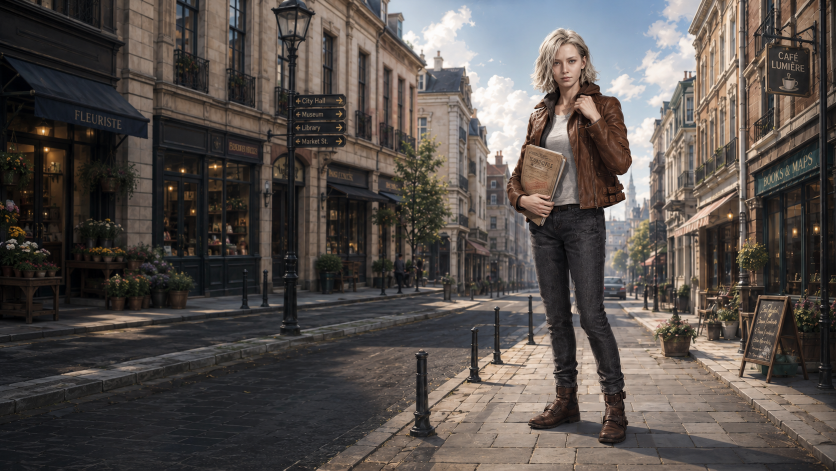
#> input picture mods/GraceAshcroft/Images/GraceAshcroft_Board.png, 1672 x 941 px (shown at 1/2 size)
$ python -i civ6_texture.py   (imports and definitions only)
#> lines starting #> are read from the running program, lines starting #| are printed output that depends on the picture
#> further down, picture is the input picture: PIL image 1672x941 RGB; mean R, G, B 86.2, 79.6, 75.7
"""Small, reusable Civ VI texture helpers.

This module intentionally contains no mod-specific names or paths. Individual
mod build scripts decide which assets exist and how packages are organized.
"""

from __future__ import annotations

import errno
import os
import struct
import time
import uuid
from pathlib import Path
from typing import Union

from PIL import Image

ImageSource = Union[Image.Image, Path, str]

DDSD_CAPS = 0x00000001
DDSD_HEIGHT = 0x00000002
DDSD_WIDTH = 0x00000004
DDSD_PITCH = 0x00000008
DDSD_PIXELFORMAT = 0x00001000
DDPF_ALPHAPIXELS = 0x00000001
DDPF_RGB = 0x00000040
DDSCAPS_TEXTURE = 0x00001000


# [4 lines left out: function _as_rgba_image, not called in this run]


def _temporary_sibling(target: Path) -> Path:
    return target.with_name(f".{target.name}.{uuid.uuid4().hex}.tmp")


# [76 lines left out: functions _replace_with_retry, write_bytes_atomic, save_png_atomic, write_rgba_dds, not called in this run]


def alpha_bbox(image: Image.Image) -> tuple[int, int, int, int]:
    bbox = image.convert("RGBA").getchannel("A").getbbox()
    return bbox or (0, 0, image.width, image.height)


def crop_alpha_square(image: Image.Image, padding_ratio: float = 0.18) -> Image.Image:
    """Crop around non-transparent pixels while keeping a square canvas."""
#> called with padding_ratio = 0.18
    image = image.convert("RGBA")
    left, top, right, bottom = alpha_bbox(image)
#> in alpha_bbox, `bbox = image.convert("RGBA").getchannel("A").getbbox()`: bbox = (0, 0, 1672, 941)
#> left = 0; top = 0; right = 1672; bottom = 941
    width = right - left
#> width = 1672
    height = bottom - top
#> height = 941
    side = int(max(width, height) * (1 + padding_ratio))
#> side = 1972
    side = max(1, min(side, image.width, image.height))
#> side = 941
    center_x = (left + right) // 2
#> center_x = 836
    center_y = (top + bottom) // 2
#> center_y = 470
    crop_left = max(0, min(center_x - side // 2, image.width - side))
#> crop_left = 366
    crop_top = max(0, min(center_y - side // 2, image.height - side))
#> crop_top = 0
    return image.crop((crop_left, crop_top, crop_left + side, crop_top + side))
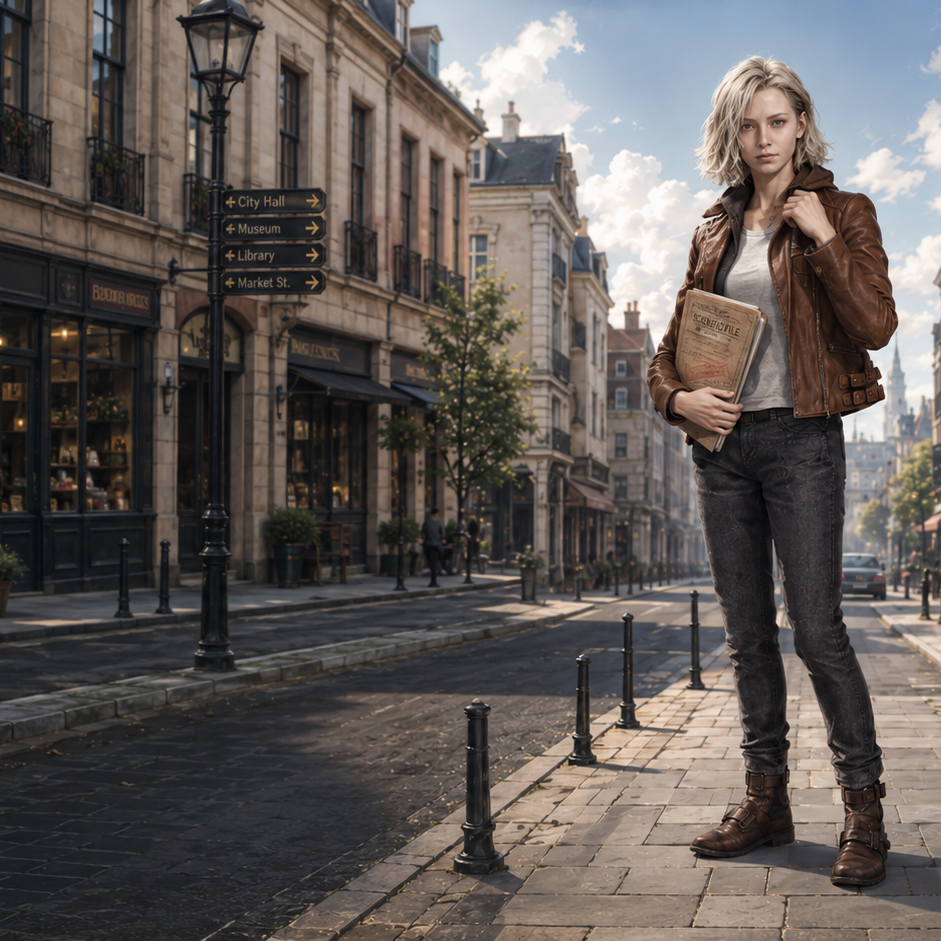
#> returned value: PIL image 941x941 RGBA; mean R, G, B, A 97.6, 91.2, 88.1, 255


# [72 lines left out: functions resize_icon, texture_instance_xml, not called in this run]

>>> from PIL import Image
>>> picture = Image.open('../../mods/GraceAshcroft/Images/GraceAshcroft_Board.png')
>>> result = crop_alpha_square(picture)

$ run again, on mods/GraceAshcroft/Images/GraceAshcroft_LoadingScene.png
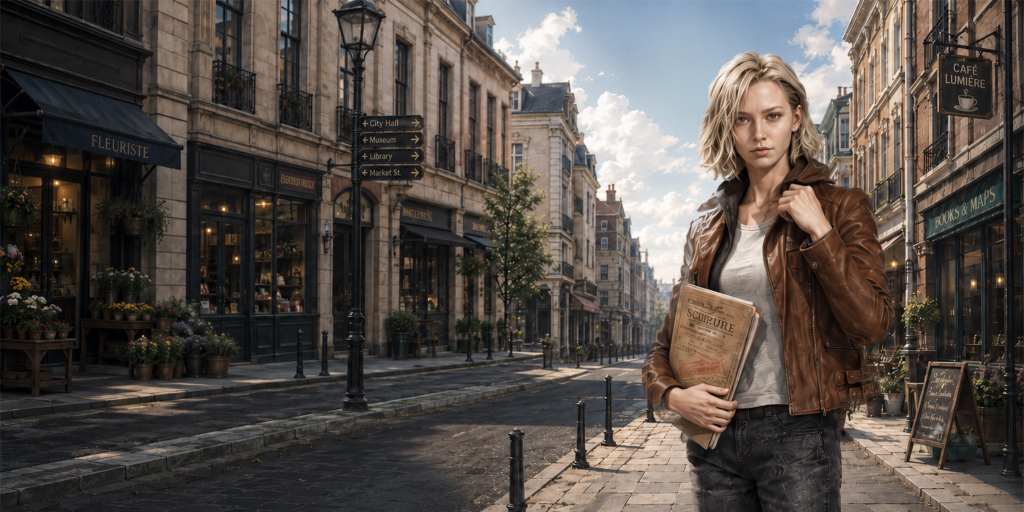
#> input picture mods/GraceAshcroft/Images/GraceAshcroft_LoadingScene.png, 2048 x 1024 px (shown at 1/2 size)
#> picture is the input picture: PIL image 2048x1024 RGBA; mean R, G, B, A 85.8, 78.3, 73.3, 255
#> bbox = (0, 0, 2048, 1024)
#> left = 0; right = 2048; bottom = 1024
#> width = 2048
#> height = 1024
#> in crop_alpha_square, `side = int(max(width, height) * (1 + padding_ratio))`: side = 2416
#> in crop_alpha_square, `side = max(1, min(side, image.width, image.height))`: side = 1024
#> center_y = 512
#> crop_top = 0
#> in crop_alpha_square, `return image.crop((crop_left, crop_top, crop_left + side, crop_top + s..`:
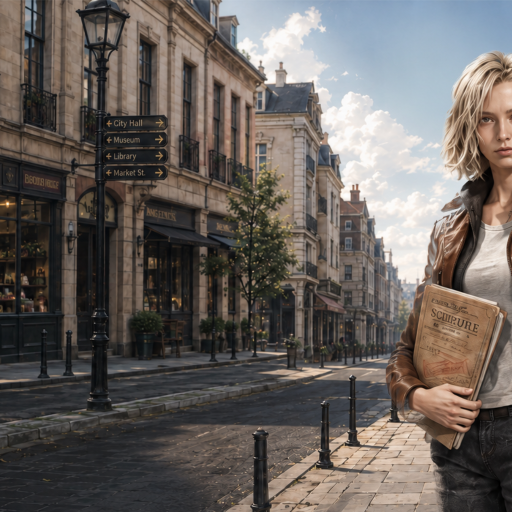
#> returned value: PIL image 1024x1024 RGBA (shown at 1/2 size); mean R, G, B, A 104.2, 97.4, 93.1, 255
